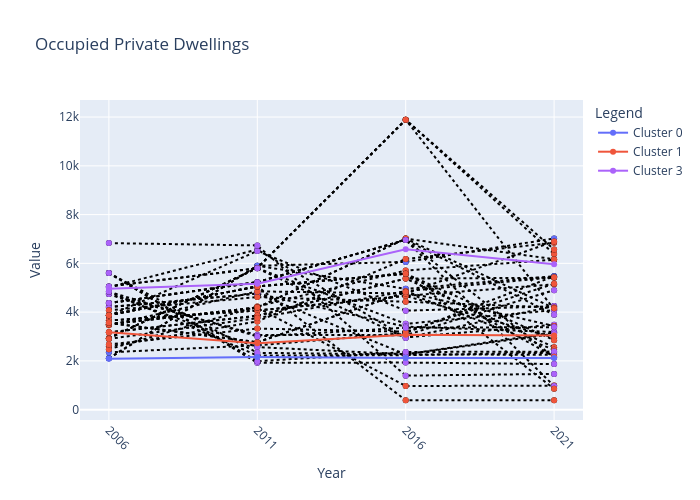
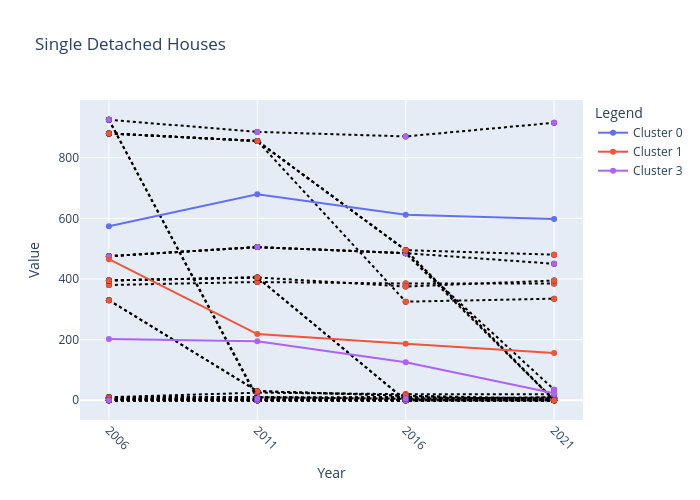
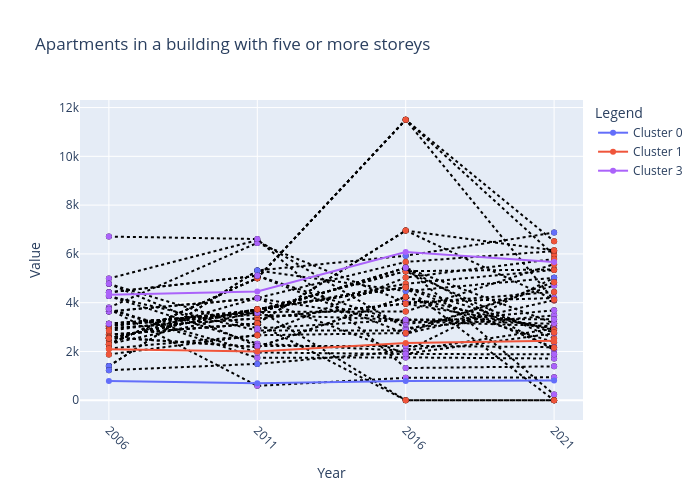

The notebook cell saved with these charts, in order:
### Markdown cell above
Finally, we'll use piccard2's plot_clusters function, inspired by tsplot, to visualize the cluster assignments. This visualization is not intended for interpreting the results of the clustering or its real-world meaning, but rather for evaluating how well the clustering algorithm performed and what changes might need to be made for a better fit.

Similarly to the cluster function, plot_clusters is very customizable, so feel free to try out visualizing different groups of paths and/or clusters together!

### Code cell
new_label_dict = {'T': label_dict['T'], 'N': label_dict['N'], 'F': ['Occupied Private Dwellings', 'Single Detached Houses', 'Apartments in a building with five or more storeys']}

figs = pc2.plot_clusters(
    tsc=tsc,
    network_table=network_table,
    arr=arr,
    label_dict=new_label_dict,
    clusters_to_show=[3],
)

for fig in figs:
    fig.show()
